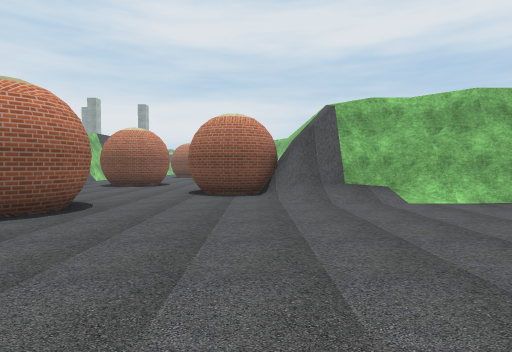
view 1 (above)

17 first-person views from a walk through a Unity game level. The camera is 1.5 m above the floor, tilts 2° down and sees 80° across. The floor is counted in squares, 2 m on a side. Each view is taken from the middle of a square. On the plan, view 1 faces up. The plan holds only what a view shows up to about 10 squares ahead; the rest is blank. The place goes on beyond the plan. Some trees and plants on the terrain are drawn as simple stand-ins. The player character is not drawn. Some surface patterns are stand-ins.

view 2
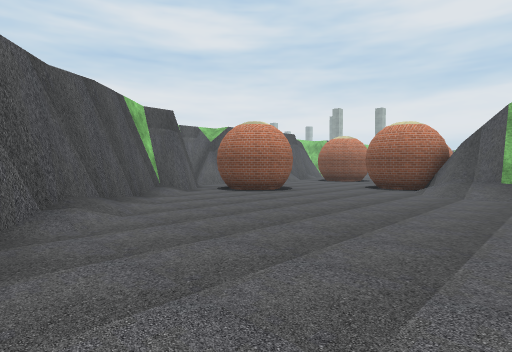

view 3
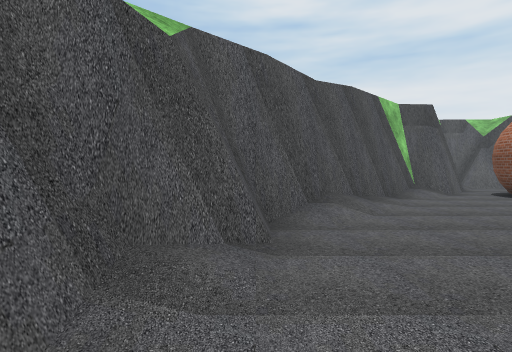

view 4
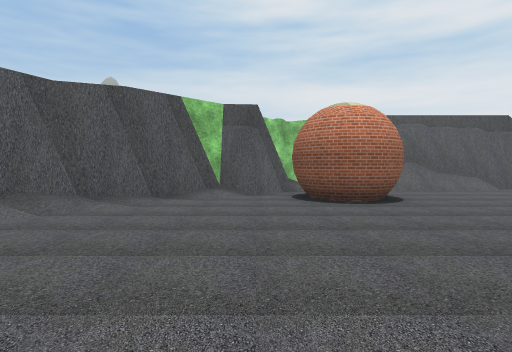

view 5
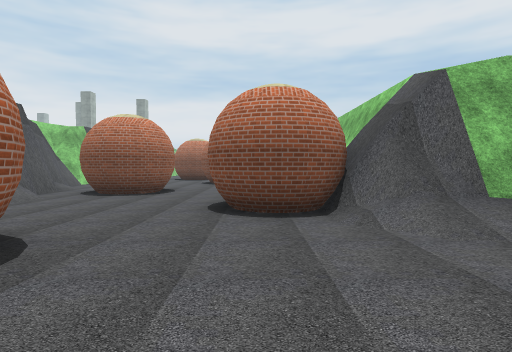

view 6
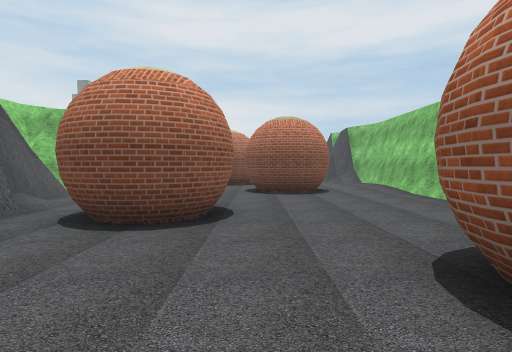

view 7
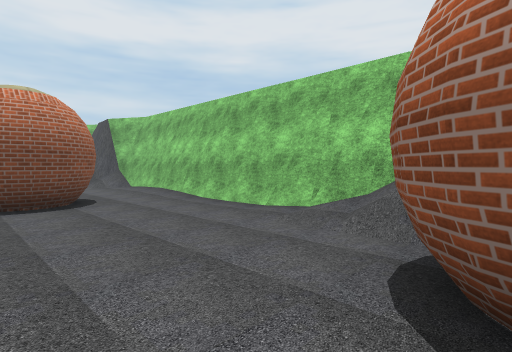

view 8
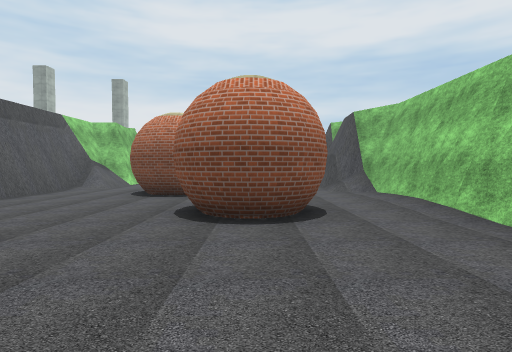

view 9
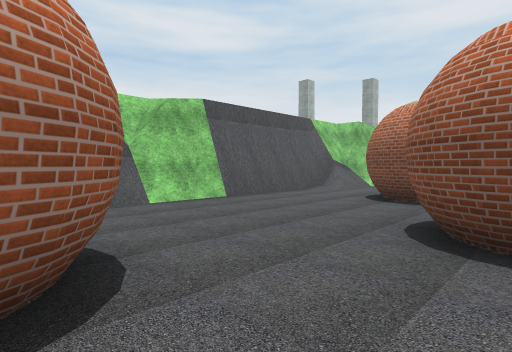

view 10
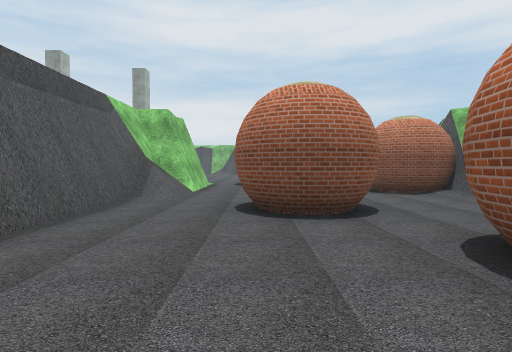

view 11
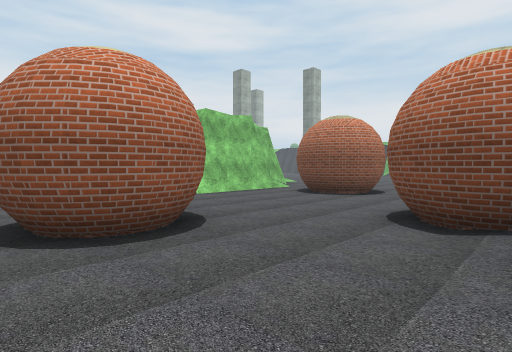

view 12
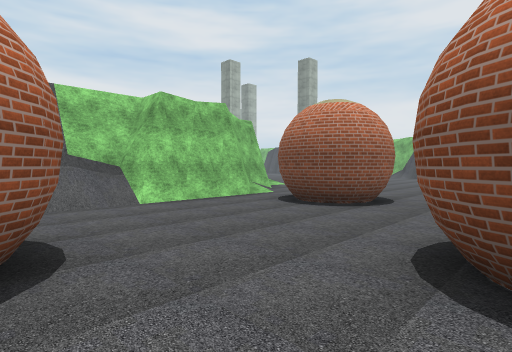

view 13
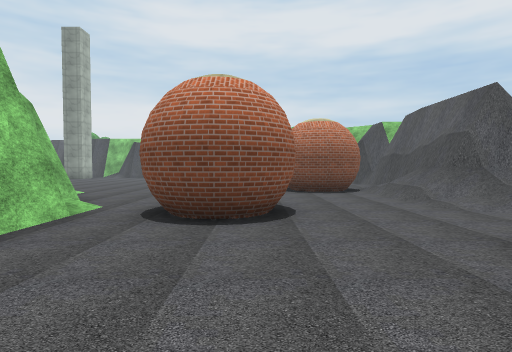

view 14
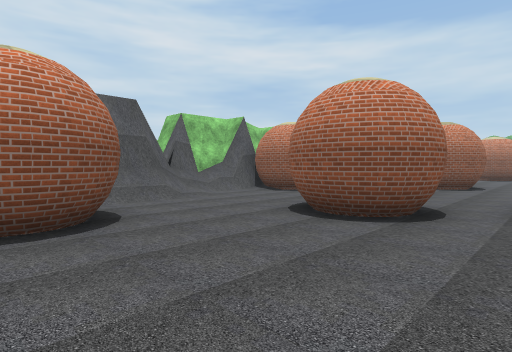

view 15
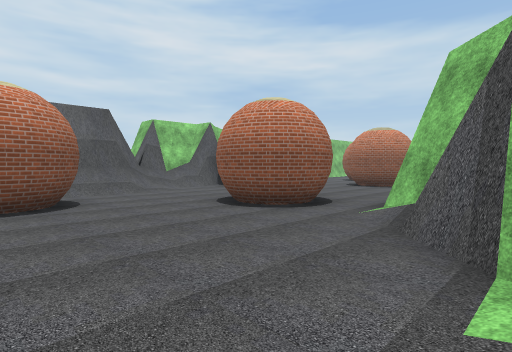

view 16
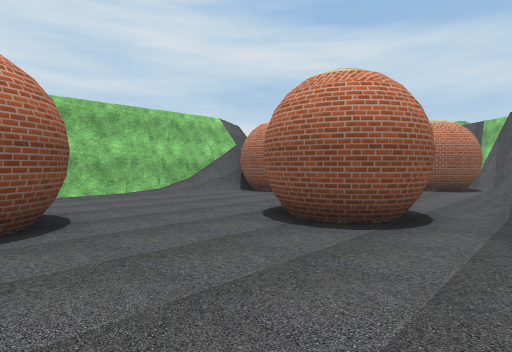

view 17
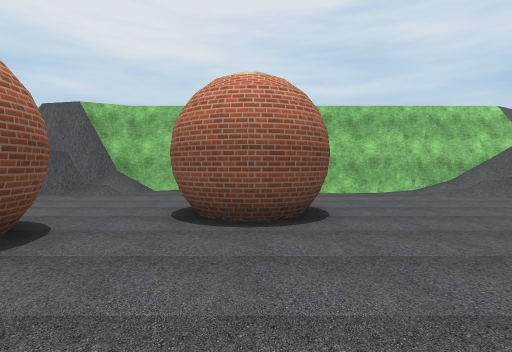

### Floor plan
Key: @ floor where view 1 was taken; # wall or solid block; x gap in a wall; . floor; / step, stairs or slope; = window, fence, low wall or low ledge.
Columns run from 9 left of view 1 to 3 right of it. Each row starts with its distance up from view 1.
 31 ......#
 30 ......####
 29 /......//##
 28 #......./##
 27 ##..##.../#
 26  #//##.../##
 25  ##.##.../##
 24   #.....###
 23  ##.....###
 22  #/.....###
 21  #/......##
 20  #..###...##
 19  #..###...##
 18  #........#
 17  #....## .#
 16  #....###.#
 15 ##....##..#
 14  #........##
 13  #..##....##
 12  ##x##....##
 11   #.##....##
 10   #/......##
  9   #/...#####
  8   ##...#####
  7   #=......###
  6   #####......
  5   #=###......
  4   ####.......
  3    ##........
  2     #/.......
  1     ##/......
  0      ##/.@...
 -1       ##/....
 -2        ###/..
 -3          ###

Where each view was taken, in squares from view 1:
view 1: 0 up, 0 right, facing up
view 2: 2 down, 3 right, facing up-left
view 3: 2 down, 3 right, facing left
view 4: 3 up, 3 right, facing left
view 5: 3 up, 1 left, facing up
view 6: 7 up, 3 left, facing up
view 7: 9 up, 3 left, facing up-right
view 8: 11 up, 2 left, facing up
view 9: 12 up, 2 left, facing up-left
view 10: 14 up, 5 left, facing up
view 11: 18 up, 0 right, facing up-left
view 12: 20 up, 1 left, facing up-left
view 13: 21 up, 4 left, facing up
view 14: 31 up, 7 left, facing down-right
view 15: 31 up, 9 left, facing down-right
view 16: 16 up, 7 left, facing down-right
view 17: 16 up, 7 left, facing right
